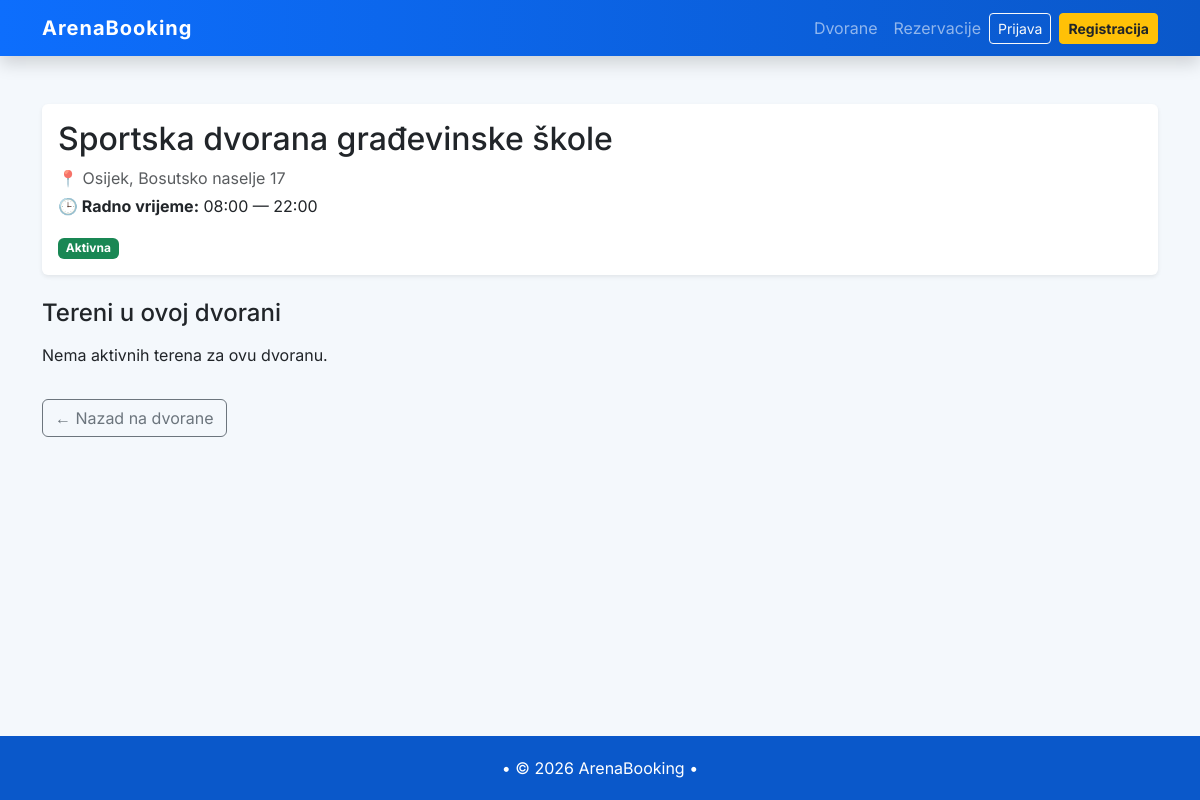
Before: /facilities/2/ with the older database file.
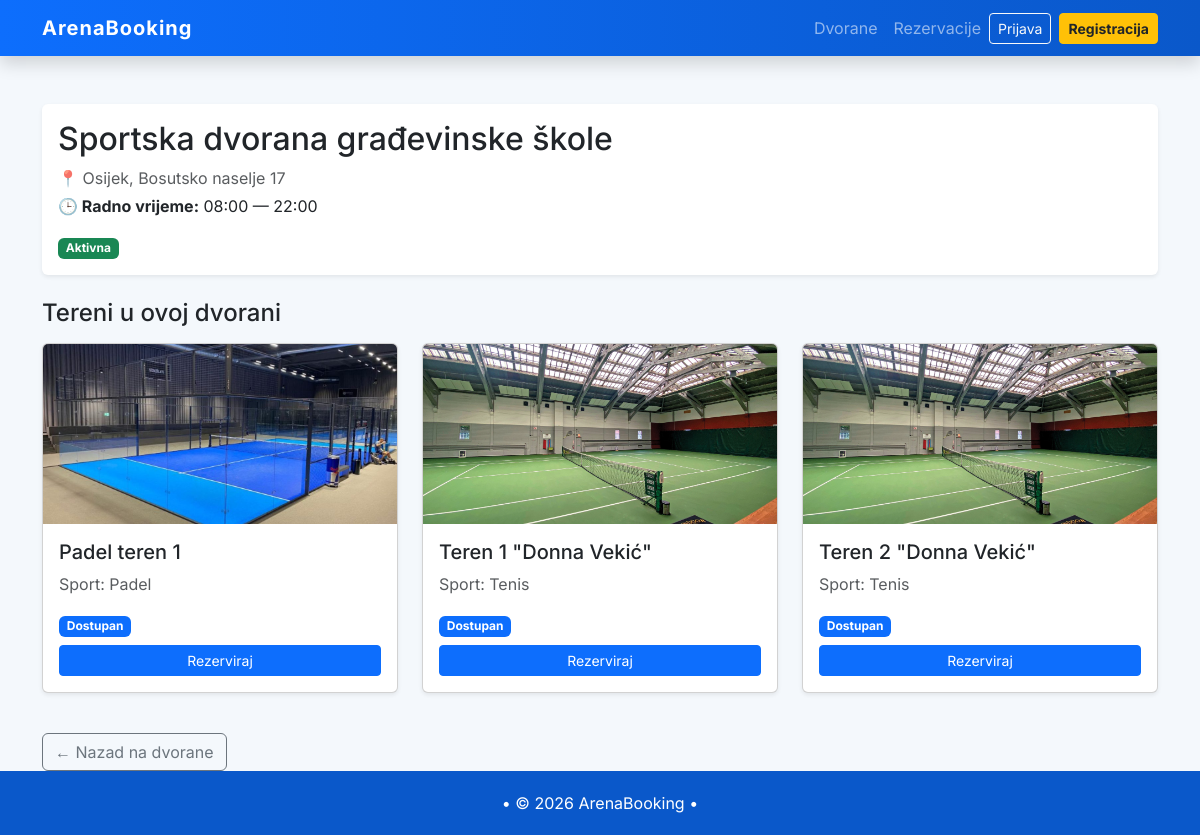
After: the same page with the newer database file.
### facilities/models.py (models this page shows, shortened)
class Facility(models.Model):
    name = models.CharField(max_length=120)
    address = models.CharField(max_length=200)
    city = models.CharField(max_length=80, blank=True)
    is_active = models.BooleanField(default=True)
    working_from = models.TimeField(default=time(8, 0))  # Podrazumijevano 08:00
    working_till = models.TimeField(default=time(22, 0)) # Podrazumijevano 22:00
    class Meta:
        verbose_name = "Facility"
        verbose_name_plural = "Facilities"

class Court(models.Model):
    class Sport(models.TextChoices):
        FOOTBALL = "football", "Nogomet"
        BASKETBALL = "basketball", "Košarka"
        TENNIS = "tennis", "Tenis"
        PADEL = "padel", "Padel"
        OTHER = "other", "Ostalo"
    sport = models.CharField(
    max_length=20,
    choices=Sport.choices,
    blank=True,
    null=True
    )
    facility = models.ForeignKey(Facility, on_delete=models.CASCADE, related_name="courts")
    name = models.CharField(max_length=80)
    is_active = models.BooleanField(default=True)

### facilities/views.py (the view)
# urls.py: path('<int:facility_id>/',views.facilitydetail,name='facility_detail'),
def facilitydetail(request, facility_id):
    facility = get_object_or_404(Facility, id=facility_id)
    courts = facility.courts.filter(is_active=True)
    return render(request, 'facilities/facilitydetail.html', {
        'facility': facility,
        'courts':courts
        })

### facilities/templates/facilities/facilitydetail.html (shortened to what this page needs)
{% extends "base.html" %}
{% block content %}
{% load static %}
<div class="card shadow-sm mb-4 border-0">
    <div class="card-body">
        <h2 class="card-title mb-2">{{ facility.name }}</h2>
        {% if facility.city %}
           <p class="text-muted mb-1">
            📍 {% if facility.city %}{{ facility.city }}, {% endif %}{{ facility.address }}
        </p>
        {% endif %}
        <div class="mb-3">
            <span class="text-dark"><strong>🕒 Radno vrijeme:</strong>
                {{ facility.working_from|time:"H:i" }} — {{ facility.working_till|time:"H:i" }}
            </span>
        </div>
        {% if facility.is_active %}
            <span class="badge bg-success">Aktivna</span>
        {% else %}
            <span class="badge bg-danger">Neaktivna</span>
        {% endif %}
    </div>
</div>
<h4 class="mb-3">Tereni u ovoj dvorani</h4>
<div class="row">
    {% for court in facility.courts.all %}
        {% if court.is_active %}
        <div class="col-md-4 mb-4">
            <div class="card h-100 shadow-sm court-card">
                {% if court.sport|lower == "nogomet" or court.sport|lower == "football" %}
                    <img src="{% static 'facilities/images/football.jpg' %}" class="card-img-top" alt="Football" style="height: 180px; object-fit: cover;">
                {% elif court.sport|lower == "košarka" or court.sport|lower == "kosarka" or court.sport|lower == "basketball" %}
                    <img src="{% static 'facilities/images/basketball.png' %}" class="card-img-top" alt="Basketball" style="height: 180px; object-fit: cover;">
                {% elif court.sport|lower == "tenis" or court.sport|lower == "tennis" %}
                    <img src="{% static 'facilities/images/tennis.jpg' %}" class="card-img-top" alt="Tennis" style="height: 180px; object-fit: cover;">
                {% elif court.sport|lower == "padel" %}
                    <img src="{% static 'facilities/images/padel.jpg' %}" class="card-img-top" alt="Padel" style="height: 180px; object-fit: cover;">
                {% else %}
                    <img src="{% static 'facilities/images/default.png' %}" class="card-img-top" alt="Sport" style="height: 180px; object-fit: cover;">
                {% endif %}
                <div class="card-body d-flex flex-column">
                    <h5 class="card-title mb-2 flex-grow-1">{{ court.name }}</h5>
                    <div class="court-info-bottom">
                        <p class="text-muted mb-3">Sport: {{ court.get_sport_display }}</p>
                        <div class="mt-auto">
                            <span class="badge bg-primary mb-2">Dostupan</span>
                            <br>
                        <a href="{% url 'bookings:book_court' court.id %}" class="btn btn-sm btn-primary w-100">Rezerviraj</a>
                    </div>
                    </div>
                </div>
            </div>
        </div>
        {% endif %}
    {% empty %}
        <p>Nema aktivnih terena za ovu dvoranu.</p>
    {% endfor %}
</div>
<div class="mt-3">
    <a href="{% url 'facilities:facilities' %}" class="btn btn-outline-secondary">← Nazad na dvorane</a>
</div>
{% endblock %}

### ArenaBooking/templates/base.html (shortened to what this page needs)
<!DOCTYPE html>
<html lang="hr">
<head>
    <link href="https://cdn.jsdelivr.net/npm/bootstrap@5.3.3/dist/css/bootstrap.min.css" rel="stylesheet">
</head>
<body class="d-flex flex-column min-vh-100">
{% load static %}
<nav class="navbar navbar-expand-lg navbar-dark shadow">
    <div class="container">
        <a class="navbar-brand" href="{% url 'home' %}">ArenaBooking</a>
        <div class="collapse navbar-collapse justify-content-end" id="navbarNav">
            <ul class="navbar-nav align-items-center">
                <li class="nav-item">
                    <a class="nav-link {% if request.resolver_match.view_name == 'facilities:facilities' %}active fw-bold{% endif %}"
                       href="{% url 'facilities:facilities' %}">Dvorane</a>
                </li>
                <li class="nav-item">
                    <a class="nav-link {% if request.resolver_match.view_name == 'bookings:bookings' %}active fw-bold{% endif %}"
                       href="{% url 'bookings:bookings' %}">Rezervacije</a>
                </li>
               <div class="d-flex align-items-center">
                    {% if user.is_authenticated %}
                        <span class="text-light me-3 small">Bok, {{ user.username }}</span>
                        <form action="{% url 'logout' %}" method="post" class="d-inline">
                            {% csrf_token %}
                            <button type="submit" class="btn btn-outline-light btn-sm">Odjava</button>
                        </form>
                    {% else %}
                        <a href="{% url 'login' %}" class="btn btn-outline-light btn-sm me-2">Prijava</a>
                        <a href="{% url 'accounts:signup' %}" class="btn btn-warning btn-sm fw-bold text-dark">Registracija</a>
                    {% endif %}
                </div>
            </ul>
        </div>
    </div>
</nav>
<main class="flex-fill">
  <div class="container mt-5">
        {% block content %}
        {% endblock %}
    </div>
</main>
<footer class="text-center mt-auto">
    <div class="container">
        <p class="mb-0">• © 2026 ArenaBooking •</p>
    </div>
</footer>
</body>
</html>

### ArenaBooking/templates/base.html (style rules this page uses)
body { font-family: 'Inter', sans-serif; background-color: #f4f8fc; }
.navbar { background: linear-gradient(90deg, #0d6efd, #0a58ca); }
.navbar-brand { font-weight: 700; letter-spacing: 1px; }

Changed rows visible on the page:
added Court: is_active True (drawn), name "Padel teren 1", sport "Padel"
added Court: is_active True (drawn), name "Teren 1 \"Donna Vekić\"", sport "Tenis"
added Court: is_active True (drawn), name "Teren 2 \"Donna Vekić\"", sport "Tenis"
Other visible differences:
text no longer shown: "Nema aktivnih terena za ovu dvoranu."
